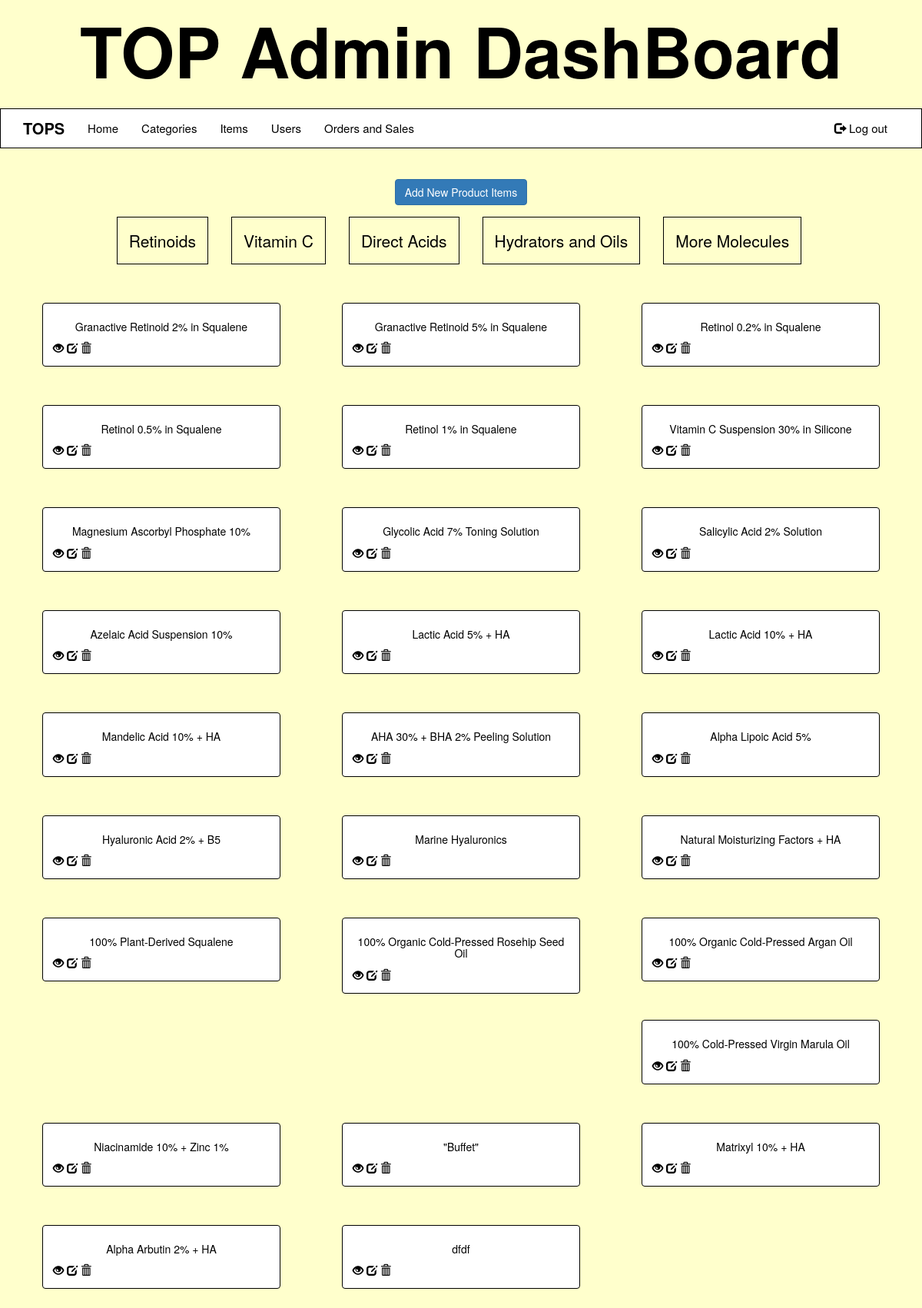
/product_items.php (signed in), run on the app's committed database.
### tables this page shows
CREATE TABLE `categories` (
  `id` int(11) NOT NULL,
  `description` varchar(255) NOT NULL,
  `image` varchar(255) NOT NULL
);

CREATE TABLE `items` (
  `id` int(11) NOT NULL,
  `product_name` varchar(255) NOT NULL,
  `price` decimal(10,0) NOT NULL,
  `category_id` int(11) NOT NULL,
  `image` varchar(255) NOT NULL,
  `product_description` varchar(1000) NOT NULL,
  `instructions` varchar(1000) NOT NULL,
  `ingredients` varchar(1000) NOT NULL,
  `availability` int(11) NOT NULL
);

### product_items.php (the view, shortened to what this page needs)
<?php
include "navbar.php";
?>
	<div class="container" id="topS">
		<button class="btn btn-primary"><a href="addProductItems.php" style="text-decoration: none; color: white;">Add New Product Items</a></button>
		<div class="row">
			<div class="col-xs-12 col-lg-12">
				<ul class="list-inline">
					<?php
              include 'db_config.php' ;
              $sql = "SELECT * FROM categories ";
              $result = mysqli_query($conn, $sql);
              $data = "";
              if(mysqli_num_rows($result) > 0){
                while($row = mysqli_fetch_assoc($result)){
                  $id = $row["id"];
                  $description = $row["description"];
                  $data .= "<li><a href='#' onclick='showCategories($id)'
                            class='list-inline-item'>$description</li></a>";
                }
              }
              echo $data;
            ?>
				</ul>
			</div>
		</div>
	</div>
	<div class="container" id="products">
		<div class="row">
                <?php
                    include 'db_config.php' ;
                    $sql = "SELECT * FROM items";
                    $result = mysqli_query($conn, $sql);
                    if(mysqli_num_rows($result) > 0){
                      while($row = mysqli_fetch_assoc($result)){
                        echo "
                          <div class='col-xs-6 col-lg-4'>
                            <div class='thumbnail'>
                              <img src='$row[image]' alt=''>
                              <div class='caption'>
                                <h5><a href='item1.php?id=$row[id]'>$row[product_name]</a></h5>
                                <a href='item1.php?id=$row[id]'><span class='glyphicon glyphicon-eye-open'></span></a>
      <a href='updateProductItems.php?id=$row[id]'><span class='glyphicon glyphicon-edit'></span></a>
      <a href='delProductItems.php?id=$row[id]'><span class='glyphicon glyphicon-trash'></span></a>
                              </div>
                            </div>
                          </div>";
                      }
                    };
                  ?>
            </div>
          </div>

### trial/css/style.css (style rules this page uses)
body { background: #ffffcc; }
#topS { text-align: center; }
.list-inline li { background-color: transparent; margin: 15px; padding: 15px; border: 1px solid black; }
.list-inline li a { color: black; font-size: 1.5em; text-decoration: none; }
#products a { color: black; text-decoration: none; }
html, body, .carousel, .carousel-inner, .carousel-inner .item { height: 100%; }
.card-title, h5 { text-align: center; color: black; }
.thumbnail { border: 1px solid black; margin: 25px; }

### data on the page
categories: description "Retinoids"
categories: description "Vitamin C"
categories: description "Direct Acids"
categories: description "Hydrators and Oils"
categories: description "More Molecules"
items: product_name "Granactive Retinoid 2% in Squalene"
items: product_name "Granactive Retinoid 5% in Squalene"
items: product_name "Retinol 0.2% in Squalene"
items: product_name "Retinol 0.5% in Squalene"
items: product_name "Retinol 1% in Squalene"
items: product_name "Vitamin C Suspension 30% in Silicone"
items: product_name "Magnesium Ascorbyl Phosphate 10%"
items: product_name "Glycolic Acid 7% Toning Solution"
items: product_name "Salicylic Acid 2% Solution"
items: product_name "Azelaic Acid Suspension 10%"
items: product_name "Lactic Acid 5% + HA"
items: product_name "Lactic Acid 10% + HA"
items: product_name "Mandelic Acid 10% + HA"
items: product_name "AHA 30% + BHA 2% Peeling Solution"
items: product_name "Alpha Lipoic Acid 5%"
items: product_name "Hyaluronic Acid 2% + B5"
items: product_name "Marine Hyaluronics"
items: product_name "Natural Moisturizing Factors + HA"
items: product_name "100% Plant-Derived Squalene"
items: product_name "100% Organic Cold-Pressed Rosehip Seed Oil"
items: product_name "100% Organic Cold-Pressed Argan Oil"
items: product_name "100% Cold-Pressed Virgin Marula Oil"
items: product_name "Niacinamide 10% + Zinc 1%"
items: product_name "\"Buffet\""
items: product_name "Matrixyl 10% + HA"
items: product_name "Alpha Arbutin 2% + HA"
items: product_name "dfdf"
